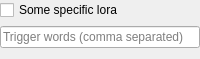
<?xml version="1.0" encoding="UTF-8"?>
<ui version="4.0">
 <class>lora</class>
 <widget class="QWidget" name="lora">
  <property name="geometry">
   <rect>
    <x>0</x>
    <y>0</y>
    <width>200</width>
    <height>59</height>
   </rect>
  </property>
  <property name="sizePolicy">
   <sizepolicy hsizetype="Preferred" vsizetype="Preferred">
    <horstretch>0</horstretch>
    <verstretch>0</verstretch>
   </sizepolicy>
  </property>
  <property name="maximumSize">
   <size>
    <width>16777215</width>
    <height>16777215</height>
   </size>
  </property>
  <property name="font">
   <font>
    <pointsize>9</pointsize>
   </font>
  </property>
  <property name="windowTitle">
   <string>Form</string>
  </property>
  <layout class="QGridLayout" name="gridLayout_2">
   <property name="leftMargin">
    <number>0</number>
   </property>
   <property name="topMargin">
    <number>0</number>
   </property>
   <property name="rightMargin">
    <number>0</number>
   </property>
   <item row="0" column="0">
    <layout class="QGridLayout" name="gridLayout">
     <property name="horizontalSpacing">
      <number>0</number>
     </property>
     <item row="3" column="0">
      <widget class="QLineEdit" name="trigger_word">
       <property name="toolTip">
        <string>&lt;html&gt;&lt;head/&gt;&lt;body&gt;&lt;p&gt;Some LoRA require a trigger word to activate.&lt;/p&gt;&lt;p&gt;Make a note here for your records.&lt;/p&gt;&lt;/body&gt;&lt;/html&gt;</string>
       </property>
       <property name="placeholderText">
        <string>Trigger words (comma separated)</string>
       </property>
      </widget>
     </item>
     <item row="0" column="0">
      <widget class="QCheckBox" name="enabledCheckbox">
       <property name="sizePolicy">
        <sizepolicy hsizetype="Expanding" vsizetype="Fixed">
         <horstretch>0</horstretch>
         <verstretch>0</verstretch>
        </sizepolicy>
       </property>
       <property name="text">
        <string>Some specific lora</string>
       </property>
      </widget>
     </item>
    </layout>
   </item>
  </layout>
 </widget>
 <resources/>
 <connections>
  <connection>
   <sender>enabledCheckbox</sender>
   <signal>toggled(bool)</signal>
   <receiver>lora</receiver>
   <slot>action_toggled_lora_enabled(bool)</slot>
   <hints>
    <hint type="sourcelabel">
     <x>60</x>
     <y>20</y>
    </hint>
    <hint type="destinationlabel">
     <x>55</x>
     <y>0</y>
    </hint>
   </hints>
  </connection>
  <connection>
   <sender>trigger_word</sender>
   <signal>textChanged(QString)</signal>
   <receiver>lora</receiver>
   <slot>action_changed_trigger_words(QString)</slot>
   <hints>
    <hint type="sourcelabel">
     <x>127</x>
     <y>48</y>
    </hint>
    <hint type="destinationlabel">
     <x>127</x>
     <y>0</y>
    </hint>
   </hints>
  </connection>
 </connections>
 <slots>
  <slot>action_toggled_lora_enabled(bool)</slot>
  <slot>action_changed_trigger_words(QString)</slot>
 </slots>
</ui>
